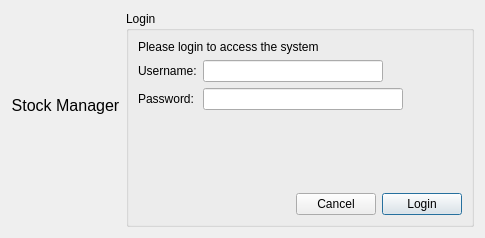
<?xml version="1.0" encoding="UTF-8"?>
<ui version="4.0">
 <class>dlgLogin</class>
 <widget class="QDialog" name="dlgLogin">
  <property name="geometry">
   <rect>
    <x>0</x>
    <y>0</y>
    <width>485</width>
    <height>238</height>
   </rect>
  </property>
  <property name="windowTitle">
   <string>Login</string>
  </property>
  <layout class="QHBoxLayout" name="horizontalLayout_2">
   <item>
    <widget class="QLabel" name="label_4">
     <property name="text">
      <string>&lt;html&gt;&lt;head/&gt;&lt;body&gt;&lt;p align=&quot;center&quot;&gt;&lt;span style=&quot; font-size:12pt;&quot;&gt;Stock Manager&lt;/span&gt;&lt;/p&gt;&lt;p&gt;&lt;img src=&quot;:/images/logo-small.svg&quot; width=&quot;150&quot; height=&quot;150&quot;/&gt;&lt;/p&gt;&lt;/body&gt;&lt;/html&gt;</string>
     </property>
    </widget>
   </item>
   <item>
    <widget class="QGroupBox" name="groupBox">
     <property name="title">
      <string>Login</string>
     </property>
     <layout class="QVBoxLayout" name="verticalLayout_2">
      <item>
       <layout class="QVBoxLayout" name="verticalLayout">
        <item>
         <widget class="QLabel" name="label_3">
          <property name="maximumSize">
           <size>
            <width>16777215</width>
            <height>22</height>
           </size>
          </property>
          <property name="text">
           <string>Please login to access the system</string>
          </property>
         </widget>
        </item>
        <item>
         <layout class="QFormLayout" name="formLayout">
          <item row="0" column="0">
           <widget class="QLabel" name="label">
            <property name="text">
             <string>Username:</string>
            </property>
           </widget>
          </item>
          <item row="0" column="1">
           <widget class="QLineEdit" name="txtUsername">
            <property name="maximumSize">
             <size>
              <width>180</width>
              <height>16777215</height>
             </size>
            </property>
           </widget>
          </item>
          <item row="1" column="0">
           <widget class="QLabel" name="label_2">
            <property name="text">
             <string>Password:</string>
            </property>
           </widget>
          </item>
          <item row="1" column="1">
           <widget class="QLineEdit" name="txtPassword">
            <property name="maximumSize">
             <size>
              <width>200</width>
              <height>16777215</height>
             </size>
            </property>
            <property name="echoMode">
             <enum>QLineEdit::Password</enum>
            </property>
           </widget>
          </item>
         </layout>
        </item>
        <item>
         <spacer name="verticalSpacer">
          <property name="orientation">
           <enum>Qt::Vertical</enum>
          </property>
          <property name="sizeHint" stdset="0">
           <size>
            <width>20</width>
            <height>40</height>
           </size>
          </property>
         </spacer>
        </item>
        <item>
         <layout class="QHBoxLayout" name="horizontalLayout">
          <item>
           <spacer name="horizontalSpacer">
            <property name="orientation">
             <enum>Qt::Horizontal</enum>
            </property>
            <property name="sizeHint" stdset="0">
             <size>
              <width>40</width>
              <height>20</height>
             </size>
            </property>
           </spacer>
          </item>
          <item>
           <widget class="QPushButton" name="btnCancel">
            <property name="maximumSize">
             <size>
              <width>16777215</width>
              <height>30</height>
             </size>
            </property>
            <property name="text">
             <string>Cancel</string>
            </property>
           </widget>
          </item>
          <item>
           <widget class="QPushButton" name="btnLogin">
            <property name="maximumSize">
             <size>
              <width>16777215</width>
              <height>30</height>
             </size>
            </property>
            <property name="text">
             <string>Login</string>
            </property>
            <property name="default">
             <bool>true</bool>
            </property>
           </widget>
          </item>
         </layout>
        </item>
       </layout>
      </item>
     </layout>
    </widget>
   </item>
  </layout>
 </widget>
 <resources>
  <include location="../../stock_manager.qrc"/>
 </resources>
 <connections>
  <connection>
   <sender>btnCancel</sender>
   <signal>clicked()</signal>
   <receiver>dlgLogin</receiver>
   <slot>reject()</slot>
   <hints>
    <hint type="sourcelabel">
     <x>375</x>
     <y>214</y>
    </hint>
    <hint type="destinationlabel">
     <x>32</x>
     <y>137</y>
    </hint>
   </hints>
  </connection>
 </connections>
</ui>
